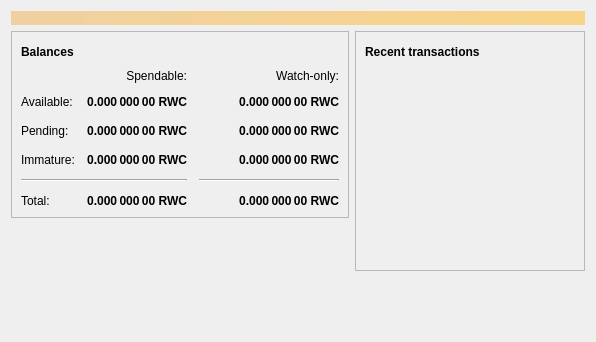
<?xml version="1.0" encoding="UTF-8"?>
<ui version="4.0">
 <class>OverviewPage</class>
 <widget class="QWidget" name="OverviewPage">
  <property name="geometry">
   <rect>
    <x>0</x>
    <y>0</y>
    <width>596</width>
    <height>342</height>
   </rect>
  </property>
  <property name="windowTitle">
   <string>Form</string>
  </property>
  <layout class="QVBoxLayout" name="topLayout">
   <item>
    <widget class="QLabel" name="labelAlerts">
     <property name="visible">
      <bool>false</bool>
     </property>
     <property name="styleSheet">
      <string notr="true">QLabel { background-color: qlineargradient(x1: 0, y1: 0, x2: 1, y2: 0, stop:0 #F0D0A0, stop:1 #F8D488); color:#000000; }</string>
     </property>
     <property name="wordWrap">
      <bool>true</bool>
     </property>
     <property name="margin">
      <number>3</number>
     </property>
     <property name="textInteractionFlags">
      <set>Qt::TextSelectableByMouse</set>
     </property>
    </widget>
   </item>
   <item>
    <layout class="QHBoxLayout" name="horizontalLayout" stretch="1,1">
     <item>
      <layout class="QVBoxLayout" name="verticalLayout_2">
       <item>
        <widget class="QFrame" name="frame">
         <property name="frameShape">
          <enum>QFrame::StyledPanel</enum>
         </property>
         <property name="frameShadow">
          <enum>QFrame::Raised</enum>
         </property>
         <layout class="QVBoxLayout" name="verticalLayout_4">
          <item>
           <layout class="QHBoxLayout" name="horizontalLayout_4">
            <item>
             <widget class="QLabel" name="label_5">
              <property name="font">
               <font>
                <weight>75</weight>
                <bold>true</bold>
               </font>
              </property>
              <property name="text">
               <string>Balances</string>
              </property>
             </widget>
            </item>
            <item>
             <widget class="QPushButton" name="labelWalletStatus">
              <property name="enabled">
               <bool>true</bool>
              </property>
              <property name="maximumSize">
               <size>
                <width>30</width>
                <height>16777215</height>
               </size>
              </property>
              <property name="toolTip">
               <string>The displayed information may be out of date. Your wallet automatically synchronizes with the runwaycoin network after a connection is established, but this process has not completed yet.</string>
              </property>
              <property name="text">
               <string/>
              </property>
              <property name="icon">
               <iconset resource="../bitcoin.qrc">
                <normaloff>:/icons/warning</normaloff>
                <disabledoff>:/icons/warning</disabledoff>:/icons/warning</iconset>
              </property>
              <property name="iconSize">
               <size>
                <width>24</width>
                <height>24</height>
               </size>
              </property>
              <property name="flat">
               <bool>true</bool>
              </property>
             </widget>
            </item>
            <item>
             <spacer name="horizontalSpacer_3">
              <property name="orientation">
               <enum>Qt::Horizontal</enum>
              </property>
              <property name="sizeHint" stdset="0">
               <size>
                <width>40</width>
                <height>20</height>
               </size>
              </property>
             </spacer>
            </item>
           </layout>
          </item>
          <item>
           <layout class="QGridLayout" name="gridLayout">
            <property name="spacing">
             <number>12</number>
            </property>
            <item row="2" column="2">
             <widget class="QLabel" name="labelWatchPending">
              <property name="font">
               <font>
                <weight>75</weight>
                <bold>true</bold>
               </font>
              </property>
              <property name="cursor">
               <cursorShape>IBeamCursor</cursorShape>
              </property>
              <property name="toolTip">
               <string>Unconfirmed transactions to watch-only addresses</string>
              </property>
              <property name="text">
               <string notr="true">0.000 000 00 RWC</string>
              </property>
              <property name="alignment">
               <set>Qt::AlignRight|Qt::AlignTrailing|Qt::AlignVCenter</set>
              </property>
              <property name="textInteractionFlags">
               <set>Qt::LinksAccessibleByMouse|Qt::TextSelectableByKeyboard|Qt::TextSelectableByMouse</set>
              </property>
             </widget>
            </item>
            <item row="2" column="1">
             <widget class="QLabel" name="labelUnconfirmed">
              <property name="font">
               <font>
                <weight>75</weight>
                <bold>true</bold>
               </font>
              </property>
              <property name="cursor">
               <cursorShape>IBeamCursor</cursorShape>
              </property>
              <property name="toolTip">
               <string>Total of transactions that have yet to be confirmed, and do not yet count toward the spendable balance</string>
              </property>
              <property name="text">
               <string notr="true">0.000 000 00 RWC</string>
              </property>
              <property name="alignment">
               <set>Qt::AlignRight|Qt::AlignTrailing|Qt::AlignVCenter</set>
              </property>
              <property name="textInteractionFlags">
               <set>Qt::LinksAccessibleByMouse|Qt::TextSelectableByKeyboard|Qt::TextSelectableByMouse</set>
              </property>
             </widget>
            </item>
            <item row="3" column="2">
             <widget class="QLabel" name="labelWatchImmature">
              <property name="font">
               <font>
                <weight>75</weight>
                <bold>true</bold>
               </font>
              </property>
              <property name="cursor">
               <cursorShape>IBeamCursor</cursorShape>
              </property>
              <property name="toolTip">
               <string>Mined balance in watch-only addresses that has not yet matured</string>
              </property>
              <property name="text">
               <string notr="true">0.000 000 00 RWC</string>
              </property>
              <property name="alignment">
               <set>Qt::AlignRight|Qt::AlignTrailing|Qt::AlignVCenter</set>
              </property>
              <property name="textInteractionFlags">
               <set>Qt::LinksAccessibleByMouse|Qt::TextSelectableByKeyboard|Qt::TextSelectableByMouse</set>
              </property>
             </widget>
            </item>
            <item row="4" column="0" colspan="2">
             <widget class="Line" name="line">
              <property name="orientation">
               <enum>Qt::Horizontal</enum>
              </property>
             </widget>
            </item>
            <item row="4" column="2">
             <widget class="Line" name="lineWatchBalance">
              <property name="sizePolicy">
               <sizepolicy hsizetype="Preferred" vsizetype="Fixed">
                <horstretch>0</horstretch>
                <verstretch>0</verstretch>
               </sizepolicy>
              </property>
              <property name="minimumSize">
               <size>
                <width>140</width>
                <height>0</height>
               </size>
              </property>
              <property name="orientation">
               <enum>Qt::Horizontal</enum>
              </property>
             </widget>
            </item>
            <item row="5" column="0">
             <widget class="QLabel" name="labelTotalText">
              <property name="text">
               <string>Total:</string>
              </property>
             </widget>
            </item>
            <item row="3" column="1">
             <widget class="QLabel" name="labelImmature">
              <property name="font">
               <font>
                <weight>75</weight>
                <bold>true</bold>
               </font>
              </property>
              <property name="cursor">
               <cursorShape>IBeamCursor</cursorShape>
              </property>
              <property name="toolTip">
               <string>Mined balance that has not yet matured</string>
              </property>
              <property name="text">
               <string notr="true">0.000 000 00 RWC</string>
              </property>
              <property name="alignment">
               <set>Qt::AlignRight|Qt::AlignTrailing|Qt::AlignVCenter</set>
              </property>
              <property name="textInteractionFlags">
               <set>Qt::LinksAccessibleByMouse|Qt::TextSelectableByKeyboard|Qt::TextSelectableByMouse</set>
              </property>
             </widget>
            </item>
            <item row="2" column="3">
             <spacer name="horizontalSpacer_2">
              <property name="orientation">
               <enum>Qt::Horizontal</enum>
              </property>
              <property name="sizeHint" stdset="0">
               <size>
                <width>40</width>
                <height>20</height>
               </size>
              </property>
             </spacer>
            </item>
            <item row="3" column="0">
             <widget class="QLabel" name="labelImmatureText">
              <property name="text">
               <string>Immature:</string>
              </property>
             </widget>
            </item>
            <item row="5" column="1">
             <widget class="QLabel" name="labelTotal">
              <property name="font">
               <font>
                <weight>75</weight>
                <bold>true</bold>
               </font>
              </property>
              <property name="cursor">
               <cursorShape>IBeamCursor</cursorShape>
              </property>
              <property name="toolTip">
               <string>Your current total balance</string>
              </property>
              <property name="text">
               <string notr="true">0.000 000 00 RWC</string>
              </property>
              <property name="alignment">
               <set>Qt::AlignRight|Qt::AlignTrailing|Qt::AlignVCenter</set>
              </property>
              <property name="textInteractionFlags">
               <set>Qt::LinksAccessibleByMouse|Qt::TextSelectableByKeyboard|Qt::TextSelectableByMouse</set>
              </property>
             </widget>
            </item>
            <item row="5" column="2">
             <widget class="QLabel" name="labelWatchTotal">
              <property name="font">
               <font>
                <weight>75</weight>
                <bold>true</bold>
               </font>
              </property>
              <property name="cursor">
               <cursorShape>IBeamCursor</cursorShape>
              </property>
              <property name="toolTip">
               <string>Current total balance in watch-only addresses</string>
              </property>
              <property name="text">
               <string notr="true">0.000 000 00 RWC</string>
              </property>
              <property name="alignment">
               <set>Qt::AlignRight|Qt::AlignTrailing|Qt::AlignVCenter</set>
              </property>
              <property name="textInteractionFlags">
               <set>Qt::LinksAccessibleByMouse|Qt::TextSelectableByKeyboard|Qt::TextSelectableByMouse</set>
              </property>
             </widget>
            </item>
            <item row="0" column="2">
             <widget class="QLabel" name="labelWatchonly">
              <property name="text">
               <string>Watch-only:</string>
              </property>
              <property name="alignment">
               <set>Qt::AlignRight|Qt::AlignTrailing|Qt::AlignVCenter</set>
              </property>
             </widget>
            </item>
            <item row="1" column="0">
             <widget class="QLabel" name="labelBalanceText">
              <property name="text">
               <string>Available:</string>
              </property>
             </widget>
            </item>
            <item row="1" column="1">
             <widget class="QLabel" name="labelBalance">
              <property name="font">
               <font>
                <weight>75</weight>
                <bold>true</bold>
               </font>
              </property>
              <property name="cursor">
               <cursorShape>IBeamCursor</cursorShape>
              </property>
              <property name="toolTip">
               <string>Your current spendable balance</string>
              </property>
              <property name="text">
               <string notr="true">0.000 000 00 RWC</string>
              </property>
              <property name="alignment">
               <set>Qt::AlignRight|Qt::AlignTrailing|Qt::AlignVCenter</set>
              </property>
              <property name="textInteractionFlags">
               <set>Qt::LinksAccessibleByMouse|Qt::TextSelectableByKeyboard|Qt::TextSelectableByMouse</set>
              </property>
             </widget>
            </item>
            <item row="1" column="2">
             <widget class="QLabel" name="labelWatchAvailable">
              <property name="font">
               <font>
                <weight>75</weight>
                <bold>true</bold>
               </font>
              </property>
              <property name="cursor">
               <cursorShape>IBeamCursor</cursorShape>
              </property>
              <property name="toolTip">
               <string>Your current balance in watch-only addresses</string>
              </property>
              <property name="text">
               <string notr="true">0.000 000 00 RWC</string>
              </property>
              <property name="alignment">
               <set>Qt::AlignRight|Qt::AlignTrailing|Qt::AlignVCenter</set>
              </property>
              <property name="textInteractionFlags">
               <set>Qt::LinksAccessibleByMouse|Qt::TextSelectableByKeyboard|Qt::TextSelectableByMouse</set>
              </property>
             </widget>
            </item>
            <item row="2" column="0">
             <widget class="QLabel" name="labelPendingText">
              <property name="text">
               <string>Pending:</string>
              </property>
             </widget>
            </item>
            <item row="0" column="1">
             <widget class="QLabel" name="labelSpendable">
              <property name="text">
               <string>Spendable:</string>
              </property>
              <property name="alignment">
               <set>Qt::AlignRight|Qt::AlignTrailing|Qt::AlignVCenter</set>
              </property>
             </widget>
            </item>
           </layout>
          </item>
         </layout>
        </widget>
       </item>
       <item>
        <spacer name="verticalSpacer">
         <property name="orientation">
          <enum>Qt::Vertical</enum>
         </property>
         <property name="sizeHint" stdset="0">
          <size>
           <width>20</width>
           <height>40</height>
          </size>
         </property>
        </spacer>
       </item>
      </layout>
     </item>
     <item>
      <layout class="QVBoxLayout" name="verticalLayout_3">
       <item>
        <widget class="QFrame" name="frame_2">
         <property name="frameShape">
          <enum>QFrame::StyledPanel</enum>
         </property>
         <property name="frameShadow">
          <enum>QFrame::Raised</enum>
         </property>
         <layout class="QVBoxLayout" name="verticalLayout">
          <item>
           <layout class="QHBoxLayout" name="horizontalLayout_2">
            <item>
             <widget class="QLabel" name="label_4">
              <property name="font">
               <font>
                <weight>75</weight>
                <bold>true</bold>
               </font>
              </property>
              <property name="text">
               <string>Recent transactions</string>
              </property>
             </widget>
            </item>
            <item>
             <widget class="QPushButton" name="labelTransactionsStatus">
              <property name="enabled">
               <bool>true</bool>
              </property>
              <property name="maximumSize">
               <size>
                <width>30</width>
                <height>16777215</height>
               </size>
              </property>
              <property name="toolTip">
               <string>The displayed information may be out of date. Your wallet automatically synchronizes with the runwaycoin network after a connection is established, but this process has not completed yet.</string>
              </property>
              <property name="text">
               <string/>
              </property>
              <property name="icon">
               <iconset resource="../bitcoin.qrc">
                <normaloff>:/icons/warning</normaloff>
                <disabledoff>:/icons/warning</disabledoff>:/icons/warning</iconset>
              </property>
              <property name="iconSize">
               <size>
                <width>24</width>
                <height>24</height>
               </size>
              </property>
              <property name="flat">
               <bool>true</bool>
              </property>
             </widget>
            </item>
            <item>
             <spacer name="horizontalSpacer">
              <property name="orientation">
               <enum>Qt::Horizontal</enum>
              </property>
              <property name="sizeHint" stdset="0">
               <size>
                <width>40</width>
                <height>20</height>
               </size>
              </property>
             </spacer>
            </item>
           </layout>
          </item>
          <item>
           <widget class="QListView" name="listTransactions">
            <property name="styleSheet">
             <string notr="true">QListView { background: transparent; }</string>
            </property>
            <property name="frameShape">
             <enum>QFrame::NoFrame</enum>
            </property>
            <property name="verticalScrollBarPolicy">
             <enum>Qt::ScrollBarAlwaysOff</enum>
            </property>
            <property name="horizontalScrollBarPolicy">
             <enum>Qt::ScrollBarAlwaysOff</enum>
            </property>
            <property name="selectionMode">
             <enum>QAbstractItemView::NoSelection</enum>
            </property>
           </widget>
          </item>
         </layout>
        </widget>
       </item>
       <item>
        <spacer name="verticalSpacer_2">
         <property name="orientation">
          <enum>Qt::Vertical</enum>
         </property>
         <property name="sizeHint" stdset="0">
          <size>
           <width>20</width>
           <height>40</height>
          </size>
         </property>
        </spacer>
       </item>
      </layout>
     </item>
    </layout>
   </item>
  </layout>
 </widget>
 <resources/>
 <connections/>
</ui>
